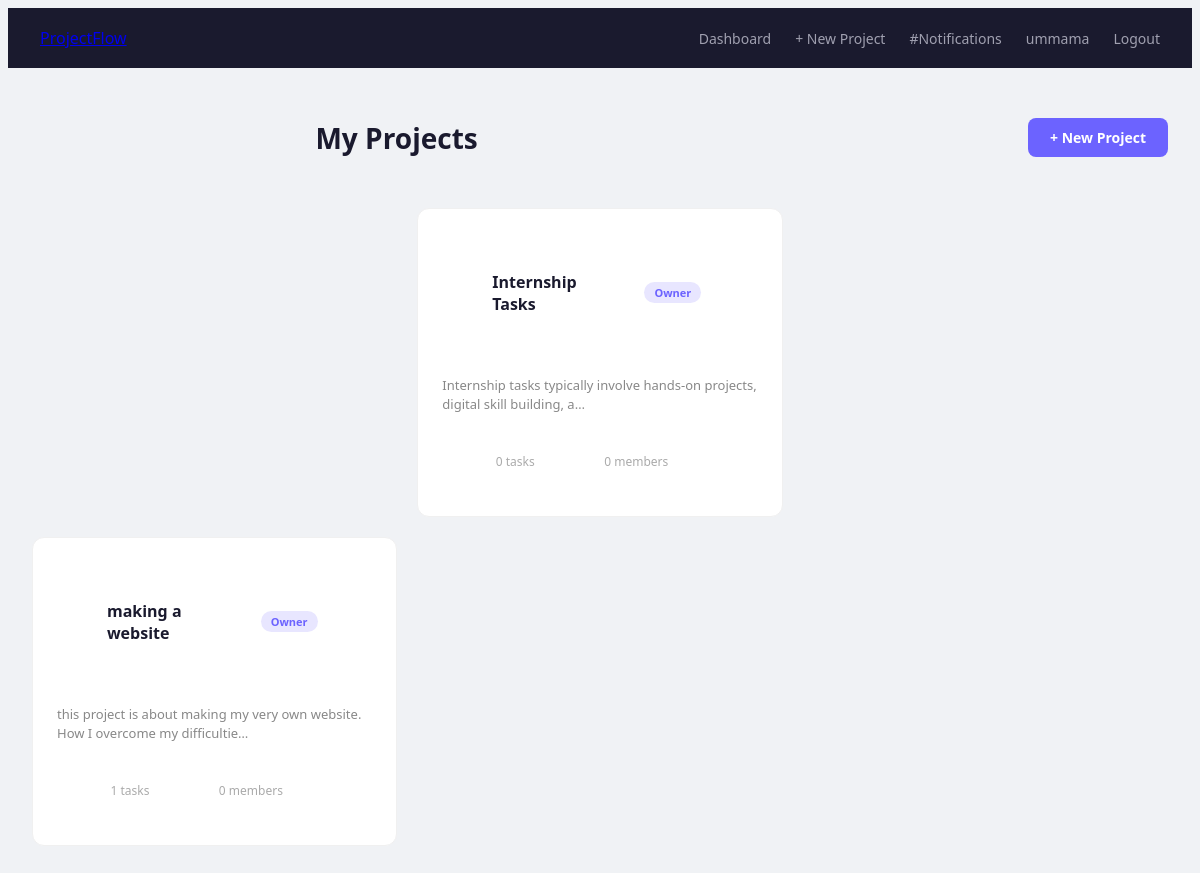
The app's page / (signed in) with its own data.
### projects/models.py (models this page shows)
class Project(models.Model):
    title=models.CharField(max_length=200)
    description =models.TextField(blank=True)
    owner=models.ForeignKey(User,on_delete=models.CASCADE,related_name='owned_projects')
    members=models.ManyToManyField(User,related_name='memeber_projects',blank=True)
    created_at=models.DateTimeField(auto_now_add=True)

### projects/views.py (the view)
# urls.py: path('', views.dashboard, name='dashboard'),
@login_required
def dashboard(request):
    owned_projects = Project.objects.filter(owner=request.user)
    member_projects = Project.objects.filter(members=request.user)
    all_projects = (owned_projects | member_projects).distinct()
    unread_notifications = Notification.objects.filter(user=request.user, is_read=False).count()
    context = {
        'projects': all_projects,
        'unread_notifications': unread_notifications,
    }
    return render(request, 'projects/dashboard.html', context)

### templates/projects/dashboard.html (shortened to what this page needs)
{% extends 'base.html' %}
{% block content %}
<div class="page-header">
    <h1>My Projects</h1>
    <a href="{% url 'create_project' %}" class="btn-primary">+ New Project</a>
</div>
{% if projects %}
<div class="projects-grid">
    {% for project in projects %}
    <a href="{% url 'project_detail' project.pk %}" class="project-card">
        <div class="project-card-header">
            <h3>{{ project.title }}</h3>
            {% if project.owner == request.user %}
            <span class="owner-badge">Owner</span>
            {% else %}
            <span class="member-badge">Member</span>
            {% endif %}
        </div>
        <p>{{ project.description|truncatechars:80 }}</p>
        <div class="project-card-footer">
            <span>{{ project.tasks.count }} tasks</span>
            <span>{{ project.members.count }} members</span>
        </div>
    </a>
    {% endfor %}
</div>
{% else %}
<div class="empty-state">
    <h2>No projects yet!</h2>
    <p>Create your first project to get started</p>
    <a href="{% url 'create_project' %}" class="btn-primary">Create Project</a>
</div>
{% endif %}
{% endblock %}

### templates/base.html (shortened to what this page needs)
{% load static %}
<!DOCTYPE html>
<html lang="en">
<head>
    {% load static %}
    <link rel="stylesheet" href="{% static 'css/style.css' %}">
</head>
<body>
    {% if user.is_authenticated %}
    <nav class="navbar">
        <div class="nav-brand">
            <a href="{% url 'dashboard' %}">ProjectFlow</a>
        </div>
        <div class="nav-links">
            <a href="{% url 'dashboard' %}">Dashboard</a>
            <a href="{% url 'create_project' %}">+ New Project</a>
            <a href="{% url 'notifications' %}">
                #Notifications
            </a>
            <a href="{% url 'profile' %}">{{ user.username }}</a>
            <a href="{% url 'logout' %}">Logout</a>
        </div>
    </nav>
    {% endif %}
    <div class="container">
        {% block content %}{% endblock %}
    </div>
</body>
</html>

### static/css/style.css (style rules this page uses)
body { font-family: 'Segoe UI', sans-serif; background: #f0f2f5; color: #1a1a2e; }
.navbar { background: #1a1a2e; padding: 0 32px; display: flex; justify-content: space-between; align-items: center; height: 60px; position: sticky; top: 0; z-index: 100; }
.nav-links { display: flex; align-items: center; gap: 24px; }
.nav-links a { color: #a0a0b0; text-decoration: none; font-size: 14px; font-weight: 500; transition: color 0.2s; }
.container { max-width: 1200px; margin: 0 auto; padding: 32px 24px; }
.page-header { display: flex; justify-content: space-between; align-items: center; margin-bottom: 32px; }
.page-header h1 { font-size: 28px; font-weight: 700; color: #1a1a2e; }
.btn-primary { background: #6c63ff; color: white; padding: 10px 22px; border-radius: 8px; border: none; font-size: 14px; font-weight: 600; cursor: pointer; text-decoration: none; transition: background 0.2s; display: inline-block; }
.projects-grid { display: grid; grid-template-columns: repeat(auto-fill, minmax(280px, 1fr)); gap: 20px; }
.project-card { background: white; border-radius: 12px; padding: 24px; text-decoration: none; color: inherit; display: block; transition: transform 0.2s, box-shadow 0.2s; border: 1.5px solid #f0f0f0; }
.project-card-header { display: flex; justify-content: space-between; align-items: center; margin-bottom: 10px; }
.project-card-header h3 { font-size: 16px; font-weight: 700; color: #1a1a2e; }
.owner-badge { background: #e8e6ff; color: #6c63ff; font-size: 11px; padding: 3px 10px; border-radius: 20px; font-weight: 600; }
.project-card p { color: #888; font-size: 13px; margin-bottom: 16px; line-height: 1.5; }
.project-card-footer { display: flex; gap: 16px; font-size: 12px; color: #aaa; }

### records on screen
Project: title "Internship Tasks", shows "Owner", description "Internship tasks typically involve hands-on projects, digital skill building, a…", tasks.count "0", members.count "0"
Project: title "making a website", shows "Owner", description "this project is about making my very own website. How I overcome my difficultie…", tasks.count "1", members.count "0"

### other values on screen
{{ user.username }} "ummama"
